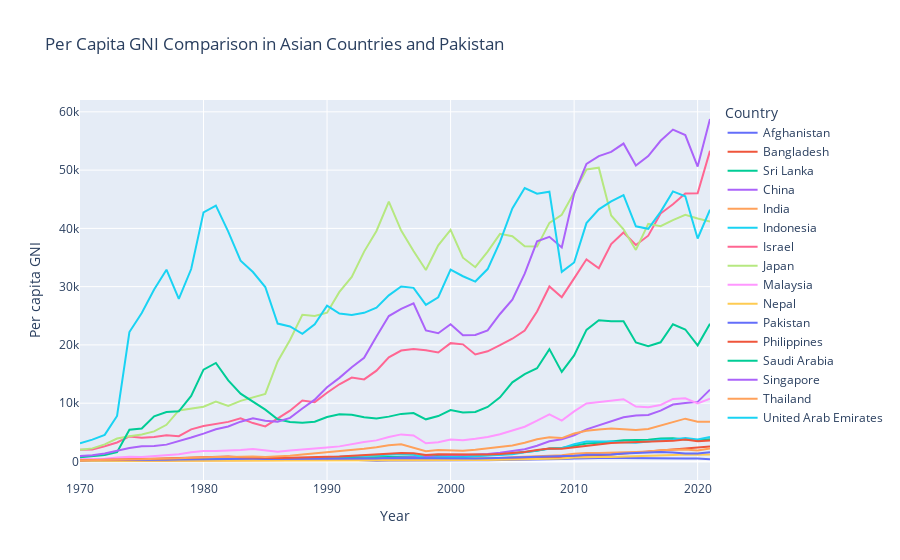

Notebook source saved alongside this figure:
### Markdown cell above
## **Per Capita GNI Comparison in Asian Countries and Pakistan**

### Code cell
# List of Asian countries
asian_countries = [
    "China", "India", "Japan", "South Korea", "Thailand",
    "Indonesia", "Vietnam", "Malaysia", "Philippines", "Singapore",
    "Pakistan", "Bangladesh", "Sri Lanka", "Nepal", "Afghanistan",
    "Saudi Arabia", "Iran", "Turkey", "United Arab Emirates", "Israel"
]

# the data to include only Asian countries and Pakistan
selected_data = df[(df['Country'].isin(asian_countries)) | (df['Country'] == 'Pakistan')]

# line plot
fig = px.line(selected_data, x='Year', y='Per capita GNI', color='Country', title='Per Capita GNI Comparison in Asian Countries and Pakistan')

fig.show()

### Figure 1 — Plotly figure (JSON) as saved in the notebook; plotly's stock layout.template omitted (floating-point values rounded to 4 significant figures)
{"data": [{"hovertemplate": "Country=Afghanistan<br>Year=%{x}<br>Per capita GNI=%{y}<extra></extra>", "legendgroup": "Afghanistan", "line": {"color": "#636efa", "dash": "solid"}, "marker": {"symbol": "circle"}, "mode": "lines", "name": "Afghanistan", "orientation": "v", "showlegend": true, "type": "scatter", "x": [1970, 1971, 1972, 1973, 1974, 1975, 1976, 1977, 1978, 1979, 1980, 1981, 1982, 1983, 1984, 1985, 1986, 1987, 1988, 1989, 1990, 1991, 1992, 1993, 1994, 1995, 1996, 1997, 1998, 1999, 2000, 2001, 2002, 2003, 2004, 2005, 2006, 2007, 2008, 2009, 2010, 2011, 2012, 2013, 2014, 2015, 2016, 2017, 2018, 2019, 2020, 2021], "xaxis": "x", "y": [164, 168, 149, 150, 177, 195, 207, 231, 254, 285, 298, 314, 341, 342, 329, 317, 318, 289, 261, 299, 333, 316, 286, 203, 111, 168, 156, 164, 159, 112, 171, 183, 197, 209, 229, 255, 281, 364, 389, 422, 522, 593, 629, 624, 598, 559, 525, 537, 507, 508, 522, 377], "yaxis": "y"}, {"hovertemplate": "Country=Bangladesh<br>Year=%{x}<br>Per capita GNI=%{y}<extra></extra>", "legendgroup": "Bangladesh", "line": {"color": "#EF553B", "dash": "solid"}, "marker": {"symbol": "circle"}, "mode": "lines", "name": "Bangladesh", "orientation": "v", "showlegend": true, "type": "scatter", "x": [1970, 1971, 1972, 1973, 1974, 1975, 1976, 1977, 1978, 1979, 1980, 1981, 1982, 1983, 1984, 1985, 1986, 1987, 1988, 1989, 1990, 1991, 1992, 1993, 1994, 1995, 1996, 1997, 1998, 1999, 2000, 2001, 2002, 2003, 2004, 2005, 2006, 2007, 2008, 2009, 2010, 2011, 2012, 2013, 2014, 2015, 2016, 2017, 2018, 2019, 2020, 2021], "xaxis": "x", "y": [91, 81, 89, 95, 110, 112, 122, 126, 159, 180, 200, 199, 176, 178, 202, 201, 208, 232, 247, 262, 267, 280, 283, 287, 300, 331, 342, 348, 354, 365, 365, 357, 368, 400, 424, 430, 518, 599, 702, 791, 893, 966, 1018, 1213, 1356, 1530, 1729, 1848, 2009, 2198, 2324, 2579], "yaxis": "y"}, {"hovertemplate": "Country=Sri Lanka<br>Year=%{x}<br>Per capita GNI=%{y}<extra></extra>", "legendgroup": "Sri Lanka", "line": {"color": "#00cc96", "dash": "solid"}, "marker": {"symbol": "circle"}, "mode": "lines", "name": "Sri Lanka", "orientation": "v", "showlegend": true, "type": "scatter", "x": [1970, 1971, 1972, 1973, 1974, 1975, 1976, 1977, 1978, 1979, 1980, 1981, 1982, 1983, 1984, 1985, 1986, 1987, 1988, 1989, 1990, 1991, 1992, 1993, 1994, 1995, 1996, 1997, 1998, 1999, 2000, 2001, 2002, 2003, 2004, 2005, 2006, 2007, 2008, 2009, 2010, 2011, 2012, 2013, 2014, 2015, 2016, 2017, 2018, 2019, 2020, 2021], "xaxis": "x", "y": [224, 225, 247, 264, 323, 332, 311, 346, 234, 284, 326, 335, 353, 373, 423, 419, 437, 448, 474, 469, 535, 596, 635, 680, 761, 834, 890, 960, 991, 974, 1002, 956, 1011, 1111, 1203, 1405, 1609, 1827, 2246, 2327, 2715, 3099, 3198, 3434, 3651, 3683, 3743, 3958, 3965, 3761, 3624, 3823], "yaxis": "y"}, {"hovertemplate": "Country=China<br>Year=%{x}<br>Per capita GNI=%{y}<extra></extra>", "legendgroup": "China", "line": {"color": "#ab63fa", "dash": "solid"}, "marker": {"symbol": "circle"}, "mode": "lines", "name": "China", "orientation": "v", "showlegend": true, "type": "scatter", "x": [1970, 1971, 1972, 1973, 1974, 1975, 1976, 1977, 1978, 1979, 1980, 1981, 1982, 1983, 1984, 1985, 1986, 1987, 1988, 1989, 1990, 1991, 1992, 1993, 1994, 1995, 1996, 1997, 1998, 1999, 2000, 2001, 2002, 2003, 2004, 2005, 2006, 2007, 2008, 2009, 2010, 2011, 2012, 2013, 2014, 2015, 2016, 2017, 2018, 2019, 2020, 2021], "xaxis": "x", "y": [113, 118, 132, 157, 160, 179, 166, 186, 229, 272, 312, 290, 281, 297, 302, 293, 279, 298, 365, 402, 343, 354, 417, 517, 467, 593, 693, 768, 812, 860, 947, 1037, 1136, 1280, 1504, 1740, 2092, 2693, 3475, 3803, 4496, 5513, 6229, 6898, 7572, 7899, 7973, 8718, 9762, 10015, 10225, 12324], "yaxis": "y"}, {"hovertemplate": "Country=India<br>Year=%{x}<br>Per capita GNI=%{y}<extra></extra>", "legendgroup": "India", "line": {"color": "#FFA15A", "dash": "solid"}, "marker": {"symbol": "circle"}, "mode": "lines", "name": "India", "orientation": "v", "showlegend": true, "type": "scatter", "x": [1970, 1971, 1972, 1973, 1974, 1975, 1976, 1977, 1978, 1979, 1980, 1981, 1982, 1983, 1984, 1985, 1986, 1987, 1988, 1989, 1990, 1991, 1992, 1993, 1994, 1995, 1996, 1997, 1998, 1999, 2000, 2001, 2002, 2003, 2004, 2005, 2006, 2007, 2008, 2009, 2010, 2011, 2012, 2013, 2014, 2015, 2016, 2017, 2018, 2019, 2020, 2021], "xaxis": "x", "y": [111, 117, 124, 145, 160, 163, 160, 182, 206, 223, 269, 280, 279, 298, 289, 293, 315, 340, 366, 353, 373, 323, 319, 306, 342, 381, 397, 421, 417, 440, 445, 451, 464, 533, 614, 708, 795, 992, 1044, 1068, 1331, 1475, 1443, 1466, 1544, 1604, 1692, 1917, 1997, 2041, 1888, 2239], "yaxis": "y"}, {"hovertemplate": "Country=Indonesia<br>Year=%{x}<br>Per capita GNI=%{y}<extra></extra>", "legendgroup": "Indonesia", "line": {"color": "#19d3f3", "dash": "solid"}, "marker": {"symbol": "circle"}, "mode": "lines", "name": "Indonesia", "orientation": "v", "showlegend": true, "type": "scatter", "x": [1970, 1971, 1972, 1973, 1974, 1975, 1976, 1977, 1978, 1979, 1980, 1981, 1982, 1983, 1984, 1985, 1986, 1987, 1988, 1989, 1990, 1991, 1992, 1993, 1994, 1995, 1996, 1997, 1998, 1999, 2000, 2001, 2002, 2003, 2004, 2005, 2006, 2007, 2008, 2009, 2010, 2011, 2012, 2013, 2014, 2015, 2016, 2017, 2018, 2019, 2020, 2021], "xaxis": "x", "y": [88, 90, 101, 145, 222, 256, 310, 370, 404, 391, 540, 677, 680, 594, 594, 583, 524, 484, 556, 625, 692, 763, 814, 915, 1019, 1143, 1268, 1181, 500, 710, 754, 745, 903, 1060, 1136, 1245, 1577, 1848, 2166, 2263, 2959, 3428, 3486, 3425, 3291, 3212, 3445, 3718, 3786, 4025, 3790, 4217], "yaxis": "y"}, {"hovertemplate": "Country=Israel<br>Year=%{x}<br>Per capita GNI=%{y}<extra></extra>", "legendgroup": "Israel", "line": {"color": "#FF6692", "dash": "solid"}, "marker": {"symbol": "circle"}, "mode": "lines", "name": "Israel", "orientation": "v", "showlegend": true, "type": "scatter", "x": [1970, 1971, 1972, 1973, 1974, 1975, 1976, 1977, 1978, 1979, 1980, 1981, 1982, 1983, 1984, 1985, 1986, 1987, 1988, 1989, 1990, 1991, 1992, 1993, 1994, 1995, 1996, 1997, 1998, 1999, 2000, 2001, 2002, 2003, 2004, 2005, 2006, 2007, 2008, 2009, 2010, 2011, 2012, 2013, 2014, 2015, 2016, 2017, 2018, 2019, 2020, 2021], "xaxis": "x", "y": [2005, 2059, 2605, 3253, 4292, 4091, 4218, 4509, 4336, 5507, 6085, 6388, 6796, 7398, 6588, 6027, 7383, 8710, 10469, 10183, 11796, 13251, 14393, 14089, 15587, 17877, 19039, 19303, 19099, 18706, 20304, 20099, 18364, 18909, 19954, 21063, 22472, 25737, 30037, 28196, 31427, 34689, 33165, 37302, 39302, 37152, 38747, 42542, 44152, 45968, 46012, 53302], "yaxis": "y"}, {"hovertemplate": "Country=Japan<br>Year=%{x}<br>Per capita GNI=%{y}<extra></extra>", "legendgroup": "Japan", "line": {"color": "#B6E880", "dash": "solid"}, "marker": {"symbol": "circle"}, "mode": "lines", "name": "Japan", "orientation": "v", "showlegend": true, "type": "scatter", "x": [1970, 1971, 1972, 1973, 1974, 1975, 1976, 1977, 1978, 1979, 1980, 1981, 1982, 1983, 1984, 1985, 1986, 1987, 1988, 1989, 1990, 1991, 1992, 1993, 1994, 1995, 1996, 1997, 1998, 1999, 2000, 2001, 2002, 2003, 2004, 2005, 2006, 2007, 2008, 2009, 2010, 2011, 2012, 2013, 2014, 2015, 2016, 2017, 2018, 2019, 2020, 2021], "xaxis": "x", "y": [2015, 2248, 2942, 3944, 4314, 4639, 5159, 6290, 8765, 9056, 9404, 10290, 9540, 10404, 10978, 11606, 17159, 20852, 25189, 24976, 25523, 29095, 31682, 36014, 39552, 44587, 39632, 36114, 32848, 37082, 39748, 34964, 33337, 36020, 39066, 38644, 36939, 36874, 40943, 42324, 46153, 50110, 50413, 42228, 39843, 36304, 40772, 40369, 41429, 42320, 41701, 41162], "yaxis": "y"}, {"hovertemplate": "Country=Malaysia<br>Year=%{x}<br>Per capita GNI=%{y}<extra></extra>", "legendgroup": "Malaysia", "line": {"color": "#FF97FF", "dash": "solid"}, "marker": {"symbol": "circle"}, "mode": "lines", "name": "Malaysia", "orientation": "v", "showlegend": true, "type": "scatter", "x": [1970, 1971, 1972, 1973, 1974, 1975, 1976, 1977, 1978, 1979, 1980, 1981, 1982, 1983, 1984, 1985, 1986, 1987, 1988, 1989, 1990, 1991, 1992, 1993, 1994, 1995, 1996, 1997, 1998, 1999, 2000, 2001, 2002, 2003, 2004, 2005, 2006, 2007, 2008, 2009, 2010, 2011, 2012, 2013, 2014, 2015, 2016, 2017, 2018, 2019, 2020, 2021], "xaxis": "x", "y": [369, 391, 454, 668, 801, 777, 892, 1033, 1246, 1574, 1786, 1779, 1837, 1990, 2155, 1918, 1664, 1884, 2017, 2154, 2406, 2590, 3023, 3343, 3619, 4206, 4648, 4461, 3130, 3293, 3756, 3655, 3904, 4215, 4671, 5293, 5959, 6994, 8094, 7025, 8598, 9968, 10210, 10370, 10680, 9435, 9291, 9699, 10729, 10845, 9946, 10769], "yaxis": "y"}, {"hovertemplate": "Country=Nepal<br>Year=%{x}<br>Per capita GNI=%{y}<extra></extra>", "legendgroup": "Nepal", "line": {"color": "#FECB52", "dash": "solid"}, "marker": {"symbol": "circle"}, "mode": "lines", "name": "Nepal", "orientation": "v", "showlegend": true, "type": "scatter", "x": [1970, 1971, 1972, 1973, 1974, 1975, 1976, 1977, 1978, 1979, 1980, 1981, 1982, 1983, 1984, 1985, 1986, 1987, 1988, 1989, 1990, 1991, 1992, 1993, 1994, 1995, 1996, 1997, 1998, 1999, 2000, 2001, 2002, 2003, 2004, 2005, 2006, 2007, 2008, 2009, 2010, 2011, 2012, 2013, 2014, 2015, 2016, 2017, 2018, 2019, 2020, 2021], "xaxis": "x", "y": [83, 83, 94, 86, 107, 114, 103, 100, 115, 128, 132, 147, 151, 147, 147, 153, 154, 169, 187, 181, 190, 169, 178, 175, 196, 201, 203, 219, 203, 222, 233, 237, 236, 258, 291, 332, 365, 449, 482, 531, 681, 778, 760, 771, 829, 869, 883, 1055, 1120, 1201, 1133, 1212], "yaxis": "y"}, {"hovertemplate": "Country=Pakistan<br>Year=%{x}<br>Per capita GNI=%{y}<extra></extra>", "legendgroup": "Pakistan", "line": {"color": "#636efa", "dash": "solid"}, "marker": {"symbol": "circle"}, "mode": "lines", "name": "Pakistan", "orientation": "v", "showlegend": true, "type": "scatter", "x": [1970, 1971, 1972, 1973, 1974, 1975, 1976, 1977, 1978, 1979, 1980, 1981, 1982, 1983, 1984, 1985, 1986, 1987, 1988, 1989, 1990, 1991, 1992, 1993, 1994, 1995, 1996, 1997, 1998, 1999, 2000, 2001, 2002, 2003, 2004, 2005, 2006, 2007, 2008, 2009, 2010, 2011, 2012, 2013, 2014, 2015, 2016, 2017, 2018, 2019, 2020, 2021], "xaxis": "x", "y": [222, 229, 132, 139, 178, 218, 251, 284, 334, 358, 415, 473, 440, 443, 456, 433, 435, 440, 475, 456, 467, 481, 520, 499, 519, 585, 559, 543, 531, 515, 491, 454, 494, 561, 624, 688, 780, 859, 846, 899, 971, 1173, 1188, 1213, 1372, 1474, 1530, 1622, 1522, 1371, 1367, 1584], "yaxis": "y"}, {"hovertemplate": "Country=Philippines<br>Year=%{x}<br>Per capita GNI=%{y}<extra></extra>", "legendgroup": "Philippines", "line": {"color": "#EF553B", "dash": "solid"}, "marker": {"symbol": "circle"}, "mode": "lines", "name": "Philippines", "orientation": "v", "showlegend": true, "type": "scatter", "x": [1970, 1971, 1972, 1973, 1974, 1975, 1976, 1977, 1978, 1979, 1980, 1981, 1982, 1983, 1984, 1985, 1986, 1987, 1988, 1989, 1990, 1991, 1992, 1993, 1994, 1995, 1996, 1997, 1998, 1999, 2000, 2001, 2002, 2003, 2004, 2005, 2006, 2007, 2008, 2009, 2010, 2011, 2012, 2013, 2014, 2015, 2016, 2017, 2018, 2019, 2020, 2021], "xaxis": "x", "y": [204, 222, 234, 289, 388, 407, 453, 508, 572, 680, 777, 830, 837, 727, 661, 628, 597, 655, 733, 805, 829, 838, 970, 978, 1129, 1278, 1443, 1402, 1109, 1239, 1218, 1131, 1187, 1195, 1273, 1417, 1637, 1952, 2241, 2197, 2449, 2694, 2967, 3182, 3274, 3314, 3376, 3417, 3535, 3756, 3469, 3584], "yaxis": "y"}, {"hovertemplate": "Country=Saudi Arabia<br>Year=%{x}<br>Per capita GNI=%{y}<extra></extra>", "legendgroup": "Saudi Arabia", "line": {"color": "#00cc96", "dash": "solid"}, "marker": {"symbol": "circle"}, "mode": "lines", "name": "Saudi Arabia", "orientation": "v", "showlegend": true, "type": "scatter", "x": [1970, 1971, 1972, 1973, 1974, 1975, 1976, 1977, 1978, 1979, 1980, 1981, 1982, 1983, 1984, 1985, 1986, 1987, 1988, 1989, 1990, 1991, 1992, 1993, 1994, 1995, 1996, 1997, 1998, 1999, 2000, 2001, 2002, 2003, 2004, 2005, 2006, 2007, 2008, 2009, 2010, 2011, 2012, 2013, 2014, 2015, 2016, 2017, 2018, 2019, 2020, 2021], "xaxis": "x", "y": [715, 894, 1113, 1591, 5461, 5665, 7757, 8483, 8599, 11258, 15759, 16911, 13927, 11644, 10201, 8887, 7231, 6773, 6651, 6814, 7620, 8085, 8011, 7587, 7391, 7694, 8165, 8310, 7233, 7798, 8837, 8418, 8486, 9354, 11008, 13574, 15000, 15999, 19279, 15368, 18198, 22584, 24235, 24058, 24057, 20424, 19771, 20451, 23539, 22651, 19924, 23642], "yaxis": "y"}, {"hovertemplate": "Country=Singapore<br>Year=%{x}<br>Per capita GNI=%{y}<extra></extra>", "legendgroup": "Singapore", "line": {"color": "#ab63fa", "dash": "solid"}, "marker": {"symbol": "circle"}, "mode": "lines", "name": "Singapore", "orientation": "v", "showlegend": true, "type": "scatter", "x": [1970, 1971, 1972, 1973, 1974, 1975, 1976, 1977, 1978, 1979, 1980, 1981, 1982, 1983, 1984, 1985, 1986, 1987, 1988, 1989, 1990, 1991, 1992, 1993, 1994, 1995, 1996, 1997, 1998, 1999, 2000, 2001, 2002, 2003, 2004, 2005, 2006, 2007, 2008, 2009, 2010, 2011, 2012, 2013, 2014, 2015, 2016, 2017, 2018, 2019, 2020, 2021], "xaxis": "x", "y": [940, 1082, 1381, 1909, 2326, 2617, 2670, 2891, 3463, 4107, 4774, 5523, 6014, 6827, 7407, 6972, 6832, 7483, 9092, 10607, 12739, 14349, 16158, 17793, 21458, 24958, 26179, 27146, 22500, 22000, 23557, 21642, 21714, 22490, 25308, 27753, 32229, 37781, 38545, 36737, 45940, 51077, 52401, 53123, 54557, 50793, 52396, 55035, 56955, 56004, 50603, 58770], "yaxis": "y"}, {"hovertemplate": "Country=Thailand<br>Year=%{x}<br>Per capita GNI=%{y}<extra></extra>", "legendgroup": "Thailand", "line": {"color": "#FFA15A", "dash": "solid"}, "marker": {"symbol": "circle"}, "mode": "lines", "name": "Thailand", "orientation": "v", "showlegend": true, "type": "scatter", "x": [1970, 1971, 1972, 1973, 1974, 1975, 1976, 1977, 1978, 1979, 1980, 1981, 1982, 1983, 1984, 1985, 1986, 1987, 1988, 1989, 1990, 1991, 1992, 1993, 1994, 1995, 1996, 1997, 1998, 1999, 2000, 2001, 2002, 2003, 2004, 2005, 2006, 2007, 2008, 2009, 2010, 2011, 2012, 2013, 2014, 2015, 2016, 2017, 2018, 2019, 2020, 2021], "xaxis": "x", "y": [206, 208, 224, 289, 357, 379, 421, 479, 566, 629, 726, 759, 781, 845, 861, 782, 848, 979, 1175, 1358, 1579, 1778, 1993, 2193, 2458, 2794, 2963, 2389, 1770, 1966, 1965, 1837, 2018, 2255, 2532, 2747, 3219, 3801, 4170, 4009, 4787, 5266, 5485, 5655, 5523, 5414, 5579, 6148, 6779, 7347, 6830, 6818], "yaxis": "y"}, {"hovertemplate": "Country=United Arab Emirates<br>Year=%{x}<br>Per capita GNI=%{y}<extra></extra>", "legendgroup": "United Arab Emirates", "line": {"color": "#19d3f3", "dash": "solid"}, "marker": {"symbol": "circle"}, "mode": "lines", "name": "United Arab Emirates", "orientation": "v", "showlegend": true, "type": "scatter", "x": [1970, 1971, 1972, 1973, 1974, 1975, 1976, 1977, 1978, 1979, 1980, 1981, 1982, 1983, 1984, 1985, 1986, 1987, 1988, 1989, 1990, 1991, 1992, 1993, 1994, 1995, 1996, 1997, 1998, 1999, 2000, 2001, 2002, 2003, 2004, 2005, 2006, 2007, 2008, 2009, 2010, 2011, 2012, 2013, 2014, 2015, 2016, 2017, 2018, 2019, 2020, 2021], "xaxis": "x", "y": [3122, 3743, 4562, 7808, 22215, 25492, 29513, 32907, 27896, 33027, 42743, 43919, 39445, 34460, 32514, 29937, 23670, 23161, 21890, 23541, 26748, 25397, 25138, 25505, 26402, 28513, 30036, 29795, 26878, 28184, 32920, 31785, 30874, 33019, 37681, 43425, 46912, 45937, 46282, 32545, 34156, 40909, 43265, 44627, 45699, 40359, 39930, 42829, 46349, 45516, 38261, 43217], "yaxis": "y"}], "layout": {"legend": {"title": {"text": "Country"}, "tracegroupgap": 0}, "title": {"text": "Per Capita GNI Comparison in Asian Countries and Pakistan"}, "xaxis": {"anchor": "y", "domain": [0, 1], "title": {"text": "Year"}}, "yaxis": {"anchor": "x", "domain": [0, 1], "title": {"text": "Per capita GNI"}}}}
